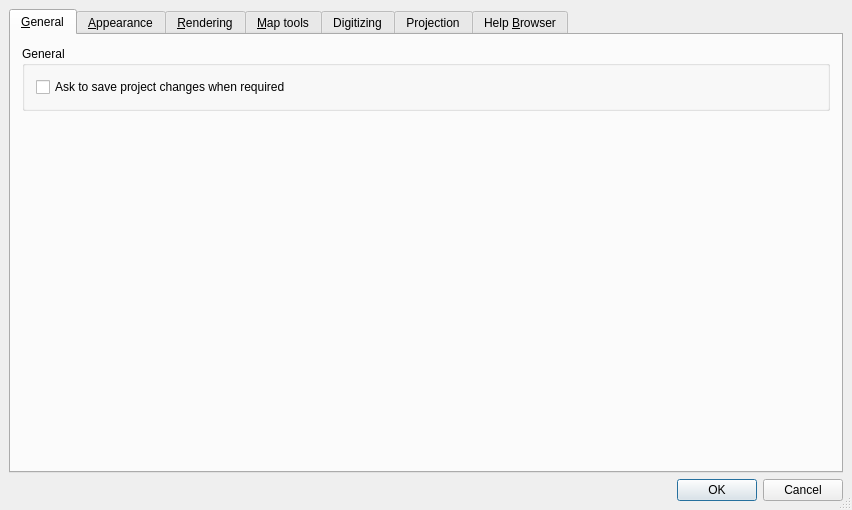
<ui version="4.0" >
 <class>QgsOptionsBase</class>
 <widget class="QDialog" name="QgsOptionsBase" >
  <property name="geometry" >
   <rect>
    <x>0</x>
    <y>0</y>
    <width>852</width>
    <height>510</height>
   </rect>
  </property>
  <property name="windowTitle" >
   <string>QGIS Options</string>
  </property>
  <property name="windowIcon" >
   <iconset/>
  </property>
  <property name="sizeGripEnabled" >
   <bool>true</bool>
  </property>
  <property name="modal" >
   <bool>true</bool>
  </property>
  <layout class="QGridLayout" >
   <property name="margin" >
    <number>9</number>
   </property>
   <property name="spacing" >
    <number>6</number>
   </property>
   <item row="0" column="0" >
    <widget class="QTabWidget" name="tabWidget" >
     <property name="currentIndex" >
      <number>0</number>
     </property>
     <widget class="QWidget" name="tabGeneral" >
      <attribute name="title" >
       <string>&amp;General</string>
      </attribute>
      <layout class="QVBoxLayout" >
       <property name="margin" >
        <number>11</number>
       </property>
       <property name="spacing" >
        <number>6</number>
       </property>
       <item>
        <widget class="QGroupBox" name="groupBox_11" >
         <property name="title" >
          <string>General</string>
         </property>
         <layout class="QVBoxLayout" >
          <property name="margin" >
           <number>11</number>
          </property>
          <property name="spacing" >
           <number>6</number>
          </property>
          <item>
           <widget class="QCheckBox" name="chbAskToSaveProjectChanges" >
            <property name="text" >
             <string>Ask to save project changes when required</string>
            </property>
           </widget>
          </item>
         </layout>
        </widget>
       </item>
       <item>
        <spacer>
         <property name="orientation" >
          <enum>Qt::Vertical</enum>
         </property>
         <property name="sizeHint" >
          <size>
           <width>20</width>
           <height>40</height>
          </size>
         </property>
        </spacer>
       </item>
      </layout>
     </widget>
     <widget class="QWidget" name="tabAppearance" >
      <attribute name="title" >
       <string>&amp;Appearance</string>
      </attribute>
      <layout class="QVBoxLayout" >
       <property name="margin" >
        <number>11</number>
       </property>
       <property name="spacing" >
        <number>6</number>
       </property>
       <item>
        <widget class="QGroupBox" name="groupBox" >
         <property name="title" >
          <string>&amp;Splash screen</string>
         </property>
         <layout class="QGridLayout" >
          <property name="margin" >
           <number>11</number>
          </property>
          <property name="spacing" >
           <number>6</number>
          </property>
          <item row="0" column="0" >
           <widget class="QCheckBox" name="cbxHideSplash" >
            <property name="text" >
             <string>Hide splash screen at startup</string>
            </property>
           </widget>
          </item>
         </layout>
        </widget>
       </item>
       <item>
        <widget class="QGroupBox" name="groupBox_2" >
         <property name="title" >
          <string>&amp;Icon Theme</string>
         </property>
         <layout class="QGridLayout" >
          <property name="margin" >
           <number>11</number>
          </property>
          <property name="spacing" >
           <number>6</number>
          </property>
          <item row="1" column="0" colspan="3" >
           <widget class="QLabel" name="textLabel1_5" >
            <property name="text" >
             <string>&lt;b>Note: &lt;/b>Theme changes take effect the next time QGIS is started</string>
            </property>
            <property name="alignment" >
             <set>Qt::AlignVCenter</set>
            </property>
           </widget>
          </item>
          <item row="0" column="0" >
           <widget class="QLabel" name="textLabel1_4" >
            <property name="sizePolicy" >
             <sizepolicy>
              <hsizetype>0</hsizetype>
              <vsizetype>0</vsizetype>
              <horstretch>0</horstretch>
              <verstretch>0</verstretch>
             </sizepolicy>
            </property>
            <property name="text" >
             <string>Theme</string>
            </property>
            <property name="buddy" >
             <cstring>cmbTheme</cstring>
            </property>
           </widget>
          </item>
          <item row="0" column="1" >
           <widget class="QComboBox" name="cmbTheme" >
            <property name="duplicatesEnabled" >
             <bool>false</bool>
            </property>
            <item>
             <property name="text" >
              <string/>
             </property>
            </item>
           </widget>
          </item>
          <item row="0" column="2" >
           <spacer>
            <property name="orientation" >
             <enum>Qt::Horizontal</enum>
            </property>
            <property name="sizeHint" >
             <size>
              <width>40</width>
              <height>20</height>
             </size>
            </property>
           </spacer>
          </item>
         </layout>
        </widget>
       </item>
       <item>
        <widget class="QGroupBox" name="groupBox_9" >
         <property name="title" >
          <string>Default Map Appearance (Overridden by project properties)</string>
         </property>
         <layout class="QHBoxLayout" >
          <property name="margin" >
           <number>11</number>
          </property>
          <property name="spacing" >
           <number>6</number>
          </property>
          <item>
           <widget class="QLabel" name="textLabel1_9" >
            <property name="text" >
             <string>Selection Color:</string>
            </property>
            <property name="buddy" >
             <cstring>pbnMeasureColour</cstring>
            </property>
           </widget>
          </item>
          <item>
           <widget class="QgsColorButton" name="pbnSelectionColour" >
            <property name="minimumSize" >
             <size>
              <width>100</width>
              <height>0</height>
             </size>
            </property>
            <property name="text" >
             <string/>
            </property>
           </widget>
          </item>
          <item>
           <spacer>
            <property name="orientation" >
             <enum>Qt::Horizontal</enum>
            </property>
            <property name="sizeHint" >
             <size>
              <width>40</width>
              <height>20</height>
             </size>
            </property>
           </spacer>
          </item>
          <item>
           <widget class="QLabel" name="label" >
            <property name="text" >
             <string>Background Color:</string>
            </property>
            <property name="buddy" >
             <cstring>pbnCanvasColor</cstring>
            </property>
           </widget>
          </item>
          <item>
           <widget class="QgsColorButton" name="pbnCanvasColor" >
            <property name="minimumSize" >
             <size>
              <width>100</width>
              <height>0</height>
             </size>
            </property>
            <property name="text" >
             <string/>
            </property>
           </widget>
          </item>
          <item>
           <spacer>
            <property name="orientation" >
             <enum>Qt::Horizontal</enum>
            </property>
            <property name="sizeHint" >
             <size>
              <width>40</width>
              <height>20</height>
             </size>
            </property>
           </spacer>
          </item>
         </layout>
        </widget>
       </item>
       <item>
        <widget class="QGroupBox" name="groupBox_3" >
         <property name="title" >
          <string>Appearance</string>
         </property>
         <layout class="QVBoxLayout" >
          <property name="margin" >
           <number>11</number>
          </property>
          <property name="spacing" >
           <number>6</number>
          </property>
          <item>
           <widget class="QCheckBox" name="capitaliseCheckBox" >
            <property name="text" >
             <string>Capitalise layer name</string>
            </property>
           </widget>
          </item>
         </layout>
        </widget>
       </item>
       <item>
        <spacer>
         <property name="orientation" >
          <enum>Qt::Vertical</enum>
         </property>
         <property name="sizeHint" >
          <size>
           <width>20</width>
           <height>40</height>
          </size>
         </property>
        </spacer>
       </item>
      </layout>
     </widget>
     <widget class="QWidget" name="tabRendering" >
      <attribute name="title" >
       <string>&amp;Rendering</string>
      </attribute>
      <layout class="QVBoxLayout" >
       <property name="margin" >
        <number>11</number>
       </property>
       <property name="spacing" >
        <number>6</number>
       </property>
       <item>
        <widget class="QGroupBox" name="groupBox_5" >
         <property name="title" >
          <string>&amp;Update during drawing</string>
         </property>
         <layout class="QGridLayout" >
          <property name="margin" >
           <number>11</number>
          </property>
          <property name="spacing" >
           <number>6</number>
          </property>
          <item row="0" column="2" >
           <widget class="QLabel" name="textLabel2_2" >
            <property name="text" >
             <string>features</string>
            </property>
           </widget>
          </item>
          <item row="0" column="1" >
           <widget class="QSpinBox" name="spinBoxUpdateThreshold" >
            <property name="toolTip" >
             <string>Map display will be updated (drawn) after this many features have been read from the data source</string>
            </property>
            <property name="maximum" >
             <number>1000000</number>
            </property>
            <property name="value" >
             <number>1000</number>
            </property>
           </widget>
          </item>
          <item row="0" column="0" >
           <widget class="QLabel" name="textLabel1_6" >
            <property name="text" >
             <string>Update display after reading</string>
            </property>
            <property name="buddy" >
             <cstring>spinBoxUpdateThreshold</cstring>
            </property>
           </widget>
          </item>
          <item row="1" column="0" colspan="3" >
           <widget class="QLabel" name="textLabel3" >
            <property name="text" >
             <string>(Set to 0 to not update the display until all features have been read)</string>
            </property>
           </widget>
          </item>
         </layout>
        </widget>
       </item>
       <item>
        <widget class="QGroupBox" name="groupBox_4" >
         <property name="title" >
          <string>Initial Visibility</string>
         </property>
         <layout class="QGridLayout" >
          <property name="margin" >
           <number>11</number>
          </property>
          <property name="spacing" >
           <number>6</number>
          </property>
          <item row="0" column="0" >
           <widget class="QCheckBox" name="chkAddedVisibility" >
            <property name="text" >
             <string>By default new la&amp;yers added to the map should be displayed</string>
            </property>
           </widget>
          </item>
         </layout>
        </widget>
       </item>
       <item>
        <widget class="QGroupBox" name="groupBox_8" >
         <property name="title" >
          <string>Rendering</string>
         </property>
         <layout class="QVBoxLayout" >
          <property name="margin" >
           <number>11</number>
          </property>
          <property name="spacing" >
           <number>6</number>
          </property>
          <item>
           <widget class="QCheckBox" name="chkAntiAliasing" >
            <property name="text" >
             <string>Make lines appear less jagged at the expense of some drawing performance</string>
            </property>
           </widget>
          </item>
          <item>
           <widget class="QCheckBox" name="chkUseQPixmap" >
            <property name="toolTip" >
             <string>&lt;html>&lt;head>&lt;meta name="qrichtext" content="1" />&lt;/head>&lt;body style=" white-space: pre-wrap; font-family:Sans Serif; font-size:9pt; font-weight:400; font-style:normal; text-decoration:none;">&lt;p style=" margin-top:0px; margin-bottom:0px; margin-left:0px; margin-right:0px; -qt-block-indent:0; text-indent:0px;">Selecting this will unselect the 'make lines less' jagged toggle&lt;/p>&lt;/body>&lt;/html></string>
            </property>
            <property name="text" >
             <string>Fix problems with incorrectly filled polygons</string>
            </property>
           </widget>
          </item>
          <item>
           <widget class="QCheckBox" name="cbxSplitterRedraw" >
            <property name="text" >
             <string>Continuously redraw the map when dragging the legend/map divider</string>
            </property>
           </widget>
          </item>
         </layout>
        </widget>
       </item>
       <item>
        <spacer>
         <property name="orientation" >
          <enum>Qt::Vertical</enum>
         </property>
         <property name="sizeHint" >
          <size>
           <width>20</width>
           <height>40</height>
          </size>
         </property>
        </spacer>
       </item>
      </layout>
     </widget>
     <widget class="QWidget" name="tabMap" >
      <attribute name="title" >
       <string>&amp;Map tools</string>
      </attribute>
      <layout class="QGridLayout" >
       <property name="margin" >
        <number>11</number>
       </property>
       <property name="spacing" >
        <number>6</number>
       </property>
       <item row="2" column="0" >
        <widget class="QGroupBox" name="groupBox_10" >
         <property name="title" >
          <string>Panning and zooming</string>
         </property>
         <layout class="QGridLayout" >
          <property name="margin" >
           <number>11</number>
          </property>
          <property name="spacing" >
           <number>6</number>
          </property>
          <item row="0" column="1" >
           <widget class="QComboBox" name="cmbWheelAction" >
            <item>
             <property name="text" >
              <string>Zoom</string>
             </property>
            </item>
            <item>
             <property name="text" >
              <string>Zoom and recenter</string>
             </property>
            </item>
            <item>
             <property name="text" >
              <string>Nothing</string>
             </property>
            </item>
           </widget>
          </item>
          <item row="1" column="0" >
           <widget class="QLabel" name="label_3" >
            <property name="text" >
             <string>Zoom factor:</string>
            </property>
           </widget>
          </item>
          <item row="0" column="0" >
           <widget class="QLabel" name="label_2" >
            <property name="text" >
             <string>Mouse wheel action:</string>
            </property>
           </widget>
          </item>
          <item row="1" column="1" >
           <widget class="QDoubleSpinBox" name="spinZoomFactor" >
            <property name="decimals" >
             <number>1</number>
            </property>
            <property name="minimum" >
             <double>1.100000000000000</double>
            </property>
            <property name="value" >
             <double>2.000000000000000</double>
            </property>
           </widget>
          </item>
         </layout>
        </widget>
       </item>
       <item row="1" column="0" >
        <widget class="QGroupBox" name="groupBox_6" >
         <property name="title" >
          <string>Measure tool</string>
         </property>
         <layout class="QGridLayout" >
          <property name="margin" >
           <number>11</number>
          </property>
          <property name="spacing" >
           <number>6</number>
          </property>
          <item row="1" column="2" >
           <spacer>
            <property name="orientation" >
             <enum>Qt::Horizontal</enum>
            </property>
            <property name="sizeHint" >
             <size>
              <width>191</width>
              <height>20</height>
             </size>
            </property>
           </spacer>
          </item>
          <item row="1" column="1" >
           <widget class="QgsColorButton" name="pbnMeasureColour" >
            <property name="minimumSize" >
             <size>
              <width>100</width>
              <height>0</height>
             </size>
            </property>
            <property name="text" >
             <string/>
            </property>
           </widget>
          </item>
          <item row="0" column="1" colspan="2" >
           <widget class="QComboBox" name="cmbEllipsoid" />
          </item>
          <item row="1" column="0" >
           <widget class="QLabel" name="textLabel1_10" >
            <property name="text" >
             <string>Rubberband color:</string>
            </property>
            <property name="buddy" >
             <cstring>cmbEllipsoid</cstring>
            </property>
           </widget>
          </item>
          <item row="0" column="0" >
           <widget class="QLabel" name="textLabel1_8" >
            <property name="text" >
             <string>Ellipsoid for distance calculations:</string>
            </property>
            <property name="buddy" >
             <cstring>cmbEllipsoid</cstring>
            </property>
           </widget>
          </item>
         </layout>
        </widget>
       </item>
       <item row="0" column="0" >
        <widget class="QGroupBox" name="groupBox_7" >
         <property name="title" >
          <string>Search radius</string>
         </property>
         <layout class="QGridLayout" >
          <property name="margin" >
           <number>11</number>
          </property>
          <property name="spacing" >
           <number>6</number>
          </property>
          <item row="1" column="0" colspan="2" >
           <widget class="QLabel" name="textLabel2" >
            <property name="text" >
             <string>&lt;html>&lt;head>&lt;meta name="qrichtext" content="1" />&lt;style type="text/css">
p, li { white-space: pre-wrap; }
&lt;/style>&lt;/head>&lt;body style=" font-family:'Sans Serif'; font-size:9pt; font-weight:400; font-style:normal; text-decoration:none;">
&lt;p style=" margin-top:0px; margin-bottom:0px; margin-left:0px; margin-right:0px; -qt-block-indent:0; text-indent:0px;">&lt;span style=" font-weight:600;">Note:&lt;/span> Specify the search radius as a percentage of the map width.&lt;/p>
&lt;p style="-qt-paragraph-type:empty; margin-top:0px; margin-bottom:0px; margin-left:0px; margin-right:0px; -qt-block-indent:0; text-indent:0px;">&lt;/p>&lt;/body>&lt;/html></string>
            </property>
            <property name="wordWrap" >
             <bool>true</bool>
            </property>
           </widget>
          </item>
          <item row="0" column="0" >
           <widget class="QLabel" name="textLabel1_3" >
            <property name="text" >
             <string>Search Radius for Identifying Features</string>
            </property>
            <property name="buddy" >
             <cstring>spinBoxIdentifyValue</cstring>
            </property>
           </widget>
          </item>
          <item row="0" column="1" >
           <widget class="QDoubleSpinBox" name="spinBoxIdentifyValue" >
            <property name="suffix" >
             <string>%</string>
            </property>
            <property name="maximum" >
             <double>100.000000000000000</double>
            </property>
            <property name="singleStep" >
             <double>0.010000000000000</double>
            </property>
            <property name="value" >
             <double>5.000000000000000</double>
            </property>
           </widget>
          </item>
         </layout>
        </widget>
       </item>
       <item row="3" column="0" >
        <spacer>
         <property name="orientation" >
          <enum>Qt::Vertical</enum>
         </property>
         <property name="sizeHint" >
          <size>
           <width>20</width>
           <height>40</height>
          </size>
         </property>
        </spacer>
       </item>
      </layout>
     </widget>
     <widget class="QWidget" name="tabDigitizing" >
      <attribute name="title" >
       <string>Digitizing</string>
      </attribute>
      <layout class="QGridLayout" >
       <property name="margin" >
        <number>9</number>
       </property>
       <property name="spacing" >
        <number>6</number>
       </property>
       <item row="0" column="0" >
        <widget class="QGroupBox" name="mRubberBandGroupBox" >
         <property name="title" >
          <string>Rubberband</string>
         </property>
         <widget class="QWidget" name="layoutWidget" >
          <property name="geometry" >
           <rect>
            <x>10</x>
            <y>30</y>
            <width>421</width>
            <height>57</height>
           </rect>
          </property>
          <layout class="QHBoxLayout" >
           <property name="margin" >
            <number>11</number>
           </property>
           <property name="spacing" >
            <number>6</number>
           </property>
           <item>
            <widget class="QLabel" name="mLineWidthTextLabel" >
             <property name="text" >
              <string>Line Width:</string>
             </property>
             <property name="buddy" >
              <cstring>mLineWidthSpinBox</cstring>
             </property>
            </widget>
           </item>
           <item>
            <widget class="QSpinBox" name="mLineWidthSpinBox" >
             <property name="toolTip" >
              <string>Line width in pixels</string>
             </property>
             <property name="minimum" >
              <number>1</number>
             </property>
            </widget>
           </item>
           <item>
            <widget class="QLabel" name="mLineColourTextLabel" >
             <property name="text" >
              <string>Line Colour:</string>
             </property>
             <property name="buddy" >
              <cstring>mLineColourToolButton</cstring>
             </property>
            </widget>
           </item>
           <item>
            <widget class="QgsColorButton" name="mLineColourToolButton" >
             <property name="minimumSize" >
              <size>
               <width>100</width>
               <height>0</height>
              </size>
             </property>
             <property name="text" >
              <string/>
             </property>
            </widget>
           </item>
          </layout>
         </widget>
        </widget>
       </item>
       <item row="1" column="0" >
        <widget class="QGroupBox" name="mSnappingGroupBox" >
         <property name="title" >
          <string>Snapping</string>
         </property>
         <widget class="QWidget" name="layoutWidget" >
          <property name="geometry" >
           <rect>
            <x>10</x>
            <y>30</y>
            <width>540</width>
            <height>58</height>
           </rect>
          </property>
          <layout class="QHBoxLayout" >
           <property name="margin" >
            <number>11</number>
           </property>
           <property name="spacing" >
            <number>6</number>
           </property>
           <item>
            <widget class="QLabel" name="mDefaultSnappingToleranceTextLabel" >
             <property name="text" >
              <string>Default Snapping Tolerance (in map units):</string>
             </property>
             <property name="buddy" >
              <cstring>mDefaultSnappingToleranceTextEdit</cstring>
             </property>
            </widget>
           </item>
           <item>
            <widget class="QLineEdit" name="mDefaultSnappingToleranceTextEdit" >
             <property name="maximumSize" >
              <size>
               <width>120</width>
               <height>32767</height>
              </size>
             </property>
             <property name="toolTip" >
              <string>Snapping tolerance in map units</string>
             </property>
            </widget>
           </item>
          </layout>
         </widget>
        </widget>
       </item>
      </layout>
     </widget>
     <widget class="QWidget" name="tabProjection" >
      <attribute name="title" >
       <string>Pro&amp;jection</string>
      </attribute>
      <layout class="QGridLayout" >
       <property name="margin" >
        <number>11</number>
       </property>
       <property name="spacing" >
        <number>6</number>
       </property>
       <item row="3" column="0" >
        <spacer>
         <property name="orientation" >
          <enum>Qt::Vertical</enum>
         </property>
         <property name="sizeHint" >
          <size>
           <width>51</width>
           <height>31</height>
          </size>
         </property>
        </spacer>
       </item>
       <item row="2" column="0" >
        <widget class="QPushButton" name="pbnSelectProjection" >
         <property name="text" >
          <string>Select Global Default ...</string>
         </property>
        </widget>
       </item>
       <item row="1" column="0" >
        <widget class="QTextBrowser" name="txtGlobalWKT" />
       </item>
       <item row="0" column="0" >
        <widget class="QGroupBox" name="grpProjectionBehaviour" >
         <property name="title" >
          <string>When layer is loaded that has no projection information</string>
         </property>
         <layout class="QVBoxLayout" >
          <property name="margin" >
           <number>11</number>
          </property>
          <property name="spacing" >
           <number>6</number>
          </property>
          <item>
           <widget class="QRadioButton" name="radPromptForProjection" >
            <property name="text" >
             <string>Prompt for projection.</string>
            </property>
           </widget>
          </item>
          <item>
           <widget class="QRadioButton" name="radUseProjectProjection" >
            <property name="text" >
             <string>Project wide default projection will be used.</string>
            </property>
           </widget>
          </item>
          <item>
           <widget class="QRadioButton" name="radUseGlobalProjection" >
            <property name="text" >
             <string>Global default projection displa&amp;yed below will be used.</string>
            </property>
           </widget>
          </item>
         </layout>
        </widget>
       </item>
      </layout>
     </widget>
     <widget class="QWidget" name="tabHelpBrowser" >
      <attribute name="title" >
       <string>Help &amp;Browser</string>
      </attribute>
      <layout class="QGridLayout" >
       <property name="margin" >
        <number>11</number>
       </property>
       <property name="spacing" >
        <number>6</number>
       </property>
       <item row="2" column="0" colspan="2" >
        <spacer>
         <property name="orientation" >
          <enum>Qt::Vertical</enum>
         </property>
         <property name="sizeHint" >
          <size>
           <width>20</width>
           <height>40</height>
          </size>
         </property>
        </spacer>
       </item>
       <item row="1" column="0" colspan="3" >
        <widget class="QLabel" name="textLabel1_2" >
         <property name="text" >
          <string>&lt;b>Note:&lt;/b> The browser must be in your PATH or you can specify the full path above</string>
         </property>
         <property name="wordWrap" >
          <bool>true</bool>
         </property>
        </widget>
       </item>
       <item row="0" column="2" >
        <widget class="QPushButton" name="btnFindBrowser" >
         <property name="maximumSize" >
          <size>
           <width>60</width>
           <height>32767</height>
          </size>
         </property>
         <property name="text" >
          <string>...</string>
         </property>
        </widget>
       </item>
       <item row="0" column="1" >
        <widget class="QComboBox" name="cmbBrowser" >
         <property name="editable" >
          <bool>true</bool>
         </property>
         <item>
          <property name="text" >
           <string>epiphany</string>
          </property>
         </item>
         <item>
          <property name="text" >
           <string>firefox</string>
          </property>
         </item>
         <item>
          <property name="text" >
           <string>mozilla-firefox</string>
          </property>
         </item>
         <item>
          <property name="text" >
           <string>galeon</string>
          </property>
         </item>
         <item>
          <property name="text" >
           <string>konqueror</string>
          </property>
         </item>
         <item>
          <property name="text" >
           <string>mozilla</string>
          </property>
         </item>
         <item>
          <property name="text" >
           <string>opera</string>
          </property>
         </item>
        </widget>
       </item>
       <item row="0" column="0" >
        <widget class="QLabel" name="textLabel1" >
         <property name="text" >
          <string>Open help documents with</string>
         </property>
         <property name="buddy" >
          <cstring>cmbBrowser</cstring>
         </property>
        </widget>
       </item>
      </layout>
     </widget>
    </widget>
   </item>
   <item row="1" column="0" >
    <widget class="QDialogButtonBox" name="buttonBox" >
     <property name="orientation" >
      <enum>Qt::Horizontal</enum>
     </property>
     <property name="standardButtons" >
      <set>QDialogButtonBox::Cancel|QDialogButtonBox::NoButton|QDialogButtonBox::Ok</set>
     </property>
    </widget>
   </item>
  </layout>
 </widget>
 <layoutdefault spacing="6" margin="11" />
 <customwidgets>
  <customwidget>
   <class>QgsColorButton</class>
   <extends>QToolButton</extends>
   <header>qgscolorbutton.h</header>
  </customwidget>
 </customwidgets>
 <tabstops>
  <tabstop>tabWidget</tabstop>
  <tabstop>btnFindBrowser</tabstop>
  <tabstop>cbxHideSplash</tabstop>
  <tabstop>cmbTheme</tabstop>
  <tabstop>pbnSelectionColour</tabstop>
  <tabstop>pbnCanvasColor</tabstop>
  <tabstop>spinBoxUpdateThreshold</tabstop>
  <tabstop>chkAddedVisibility</tabstop>
  <tabstop>chkAntiAliasing</tabstop>
  <tabstop>cmbEllipsoid</tabstop>
  <tabstop>radPromptForProjection</tabstop>
  <tabstop>radUseProjectProjection</tabstop>
  <tabstop>radUseGlobalProjection</tabstop>
  <tabstop>txtGlobalWKT</tabstop>
  <tabstop>pbnSelectProjection</tabstop>
  <tabstop>cmbBrowser</tabstop>
 </tabstops>
 <resources/>
 <connections/>
</ui>
